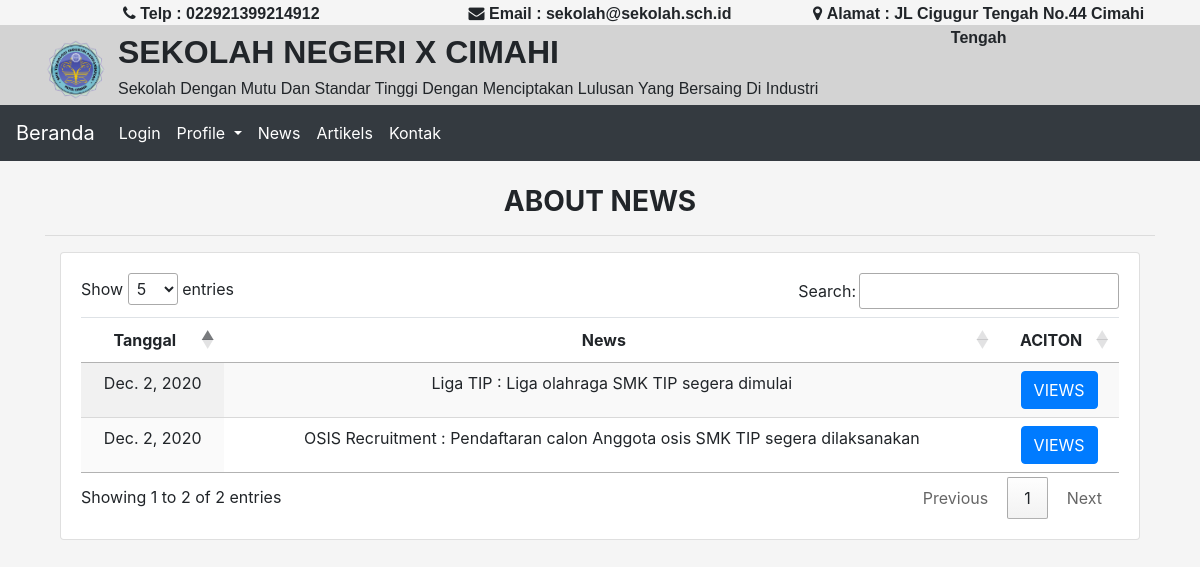
Screenshot of /list-berita/ with the database file from the repository.
### coreApp/models.py (models this page shows, shortened)
class Berita(models.Model):
    tanggal = models.DateField(auto_now_add=True)
    judul_berita = models.CharField(max_length=200, null=True)
    short_line = models.CharField(max_length=200, null=True)
    isi_berita = models.CharField(max_length=1500, null=True)
    note = models.CharField(max_length=200, null=True)
    date_added = models.DateTimeField(auto_now_add=True)

### coreApp/views.py (the view)
# urls.py: path('list-berita/', views.listBerita, name='list-berita'),
def listBerita(request):
    beritas = Berita.objects.all()
    context = {'beritas':beritas}
    return render(request, 'coreApp/listBerita.html', context)

### coreApp/templates/coreApp/listBerita.html (shortened to what this page needs)
{% include 'coreApp/main.html' %}
{% load static %}
{% block content%}
<div class="container">
    <div class="row">
        <div class="col">
            <h3 style="text-align: center;"><strong>ABOUT NEWS</strong></h3>
            <hr>
            <div class="col-md-12">
                <div class="card">
                    <div class="card-body">
                        <table class="table table-sm display" id="example">
                            <thead>
                                <tr>
                                    <th style="text-align: center;">Tanggal</th>
                                    <th style="text-align: center;">News</th>
                                    <th style="text-align: center;">ACITON</th>
                                </tr>
                            </thead>
                            <tbody>
                                {% for berita in beritas %}
                                <tr style="border-bottom: 1px solid; text-align: center;">
                                    <td>{{berita.tanggal}}</td>
                                    <td>{{berita.judul_berita}} : {{berita.short_line}}</td>
                                    <td><a class="btn btn-primary" href="{% url 'profil-berita' berita.id %}">VIEWS</a></td>
                                </tr>
                            {% endfor %}
                            </tbody>
                        </table>
                    </div>
                </div>
            </div>
        </div>
    </div>
</div>
{% endblock content%}

### static/css/main.css (style rules this page uses)
body { background-color:whitesmoke; }

### rows the page displays
Berita: tanggal "Dec. 2, 2020", judul_berita "Liga TIP", short_line "Liga olahraga SMK TIP segera dimulai"
Berita: tanggal "Dec. 2, 2020", judul_berita "OSIS Recruitment", short_line "Pendaftaran calon Anggota osis SMK TIP segera dilaksanakan"
